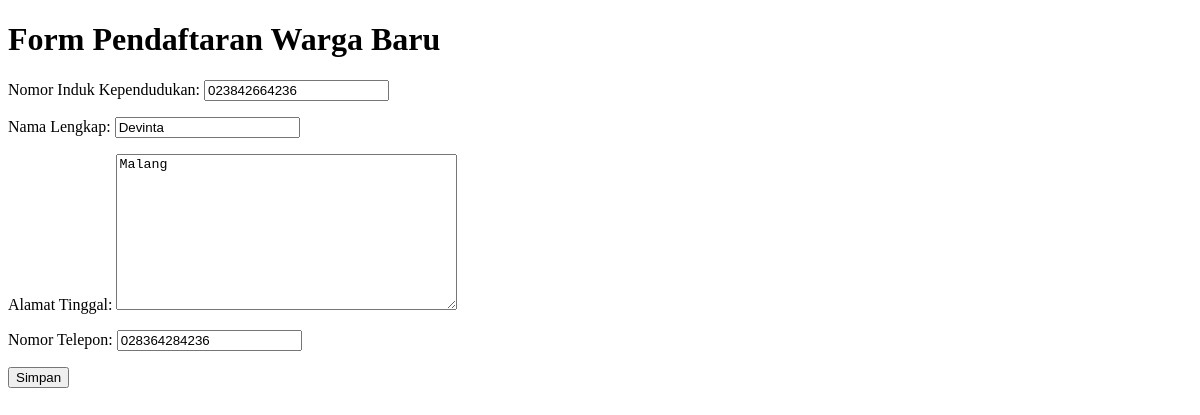
The app's page /warga/1/edit/, older data.
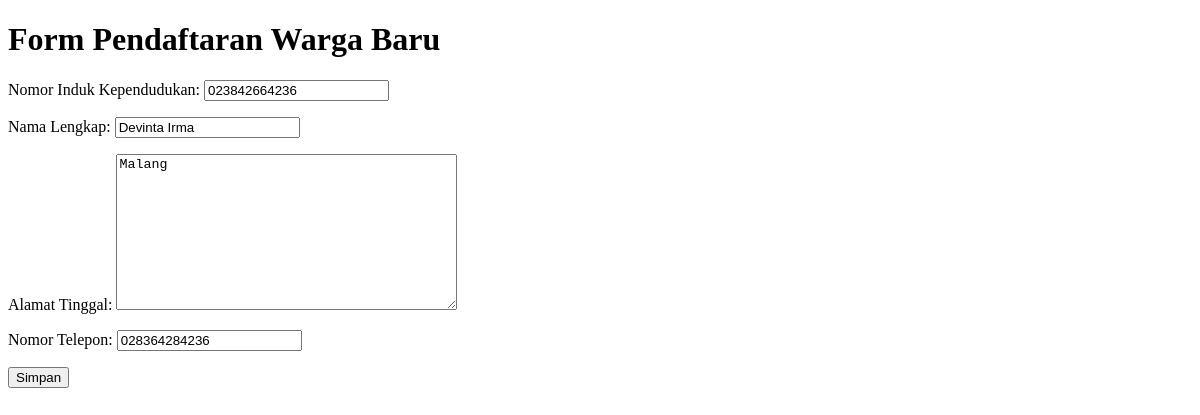
The same page, newer data.
### warga/models.py (models this page shows, shortened)
class Warga(models.Model):
    nik = models.CharField(max_length=16, unique=True, verbose_name="Nomor Induk Kependudukan")
    nama_lengkap = models.CharField(max_length=100, verbose_name="Nama Lengkap")
    alamat = models.TextField(verbose_name="Alamat Tinggal")
    no_telepon = models.CharField(max_length=15, blank=True, verbose_name="Nomor Telepon")
    tanggal_registrasi = models.DateTimeField(auto_now_add=True)

### warga/views.py (the view)
# urls.py: path('<int:pk>/edit/', WargaUpdateView.as_view(), name='warga-edit'),
class WargaUpdateView(UpdateView):
    model = Warga
    form_class = WargaForm
    template_name = 'warga/warga_form.html' # Kita pakai template yang sama
    success_url = reverse_lazy('warga-list')

### warga/forms.py
class WargaForm(forms.ModelForm):
    class Meta:
        model = Warga
        fields = ['nik', 'nama_lengkap', 'alamat', 'no_telepon']

### warga/templates/warga/warga_form.html (shortened to what this page needs)
<!DOCTYPE html>
<html>
<head>
</head>
<body>
    <h1>Form Pendaftaran Warga Baru</h1>
    <form method="post">
        {{ form.as_p }}
        <button type="submit">Simpan</button>
    </form>
</body>
</html>

Row changes from the older to the newer data that the page shows:
changed Warga "Malang": nama_lengkap "Devinta" → "Devinta Irma"
